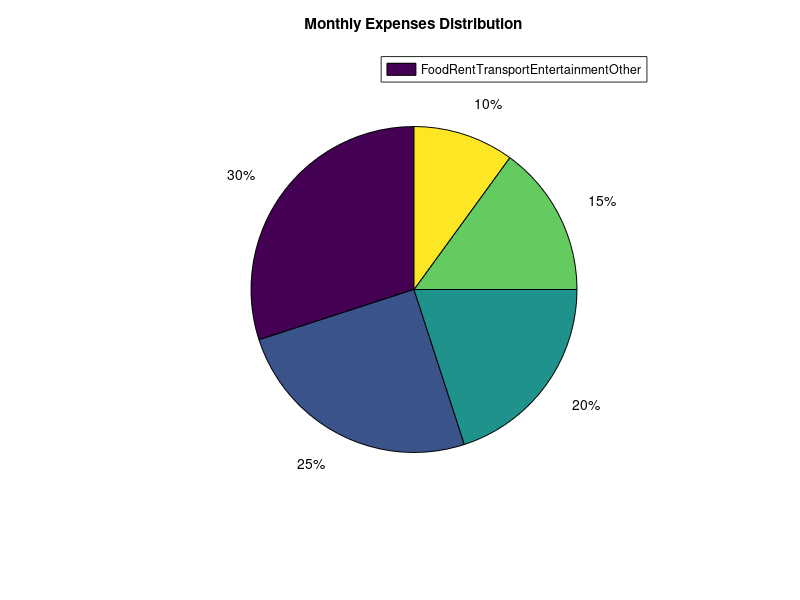

MATLAB code for this plot:
% Create the following vectors:

expenses = [30 25 20 15 10];
categories = ["Food" "Rent" "Transport" "Entertainment" "Other"];

% Write a MATLAB program that:

% Creates a pie chart using expenses.
% Adds the title "Monthly Expenses Distribution".
% Displays a legend using categories.

pie(expenses)

title("Monthly Expenses Distribution")

legend(categories)
